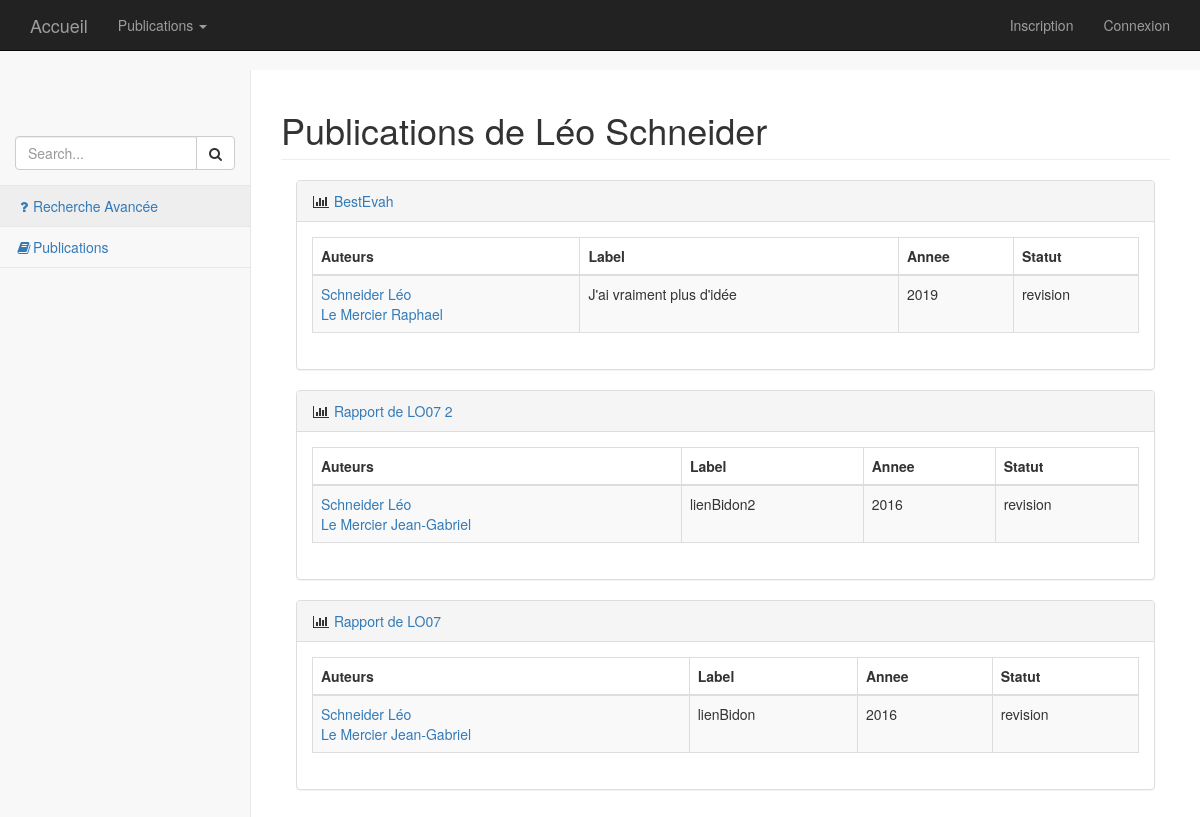
The page /index.php?controleur=publication&action=publicationsChercheur&id=23 on the database its author committed.
### tables this page shows
CREATE TABLE IF NOT EXISTS `Publication` (
  `id` int(11) NOT NULL AUTO_INCREMENT,
  `titre_article` varchar(500) NOT NULL,
  `reference_publication` varchar(500) NOT NULL,
  `annee` int(11) NOT NULL,
  `categorie` varchar(25) NOT NULL,
  `lieu` varchar(100) DEFAULT NULL,
  `statut` varchar(20) NOT NULL,
  `date_ajout` date NOT NULL,
  PRIMARY KEY (`id`)
);

CREATE TABLE IF NOT EXISTS `Auteur` (
  `id` int(11) NOT NULL AUTO_INCREMENT,
  `organisation` varchar(50) NOT NULL,
  `equipe` varchar(25) NOT NULL,
  `nom` varchar(25) NOT NULL,
  `prenom` varchar(25) NOT NULL,
  PRIMARY KEY (`id`)
);

### Controleur/ControleurPublication.php (called while the page is built, shortened)
<?php
	require_once 'Classes/Publication.php';
	require_once 'Classes/Chercheur.php';
        require_once 'Core/Controleur.php';
	class ControleurPublication extends Controleur{
            private $chercheur;
            public function __construct(){
                $this->chercheur = new Chercheur(null, 'nom', 'prenom', 'UTT', 'equipe');
            }
            public function publicationsChercheur(){
                try{
                    $idChercheur = $this->requete->getParametre('id');
                    $nomChercheur = $this->chercheur->getChercheur($idChercheur)->getNom();
                    $prenomChercheur = $this->chercheur->getChercheur($idChercheur)->getPrenom();
                    $titrePage = 'Publications de ' . $prenomChercheur . ' ' .$nomChercheur;
                    $donneesSpecifiques = array('publicationsAuteur' => $this->chercheur->getPublications($idChercheur), 'titrePage' => $titrePage);
                    $this->genererVue($donneesSpecifiques, "index");
                }
                catch(Exception $e){
                    $msgErreur = $e->getMessage();
                    $this->genererVue($msgErreur);
                }
            }
        }

### Core/Routeur.php (called while the page is built, shortened)
<?php
    require_once 'Core/Vue.php';
    require_once 'Requete.php';
    class Routeur{
        public function routerRequete(){
            try{
                $requete = new Requete(array_merge($_GET, $_POST));
                $controleur = $this->creerControleur($requete);
                $action = $this->creerAction($requete);
                $controleur->executerAction($action);
            }
            catch(Exception $e){
                $this->gererErreur($e);
            }
        }
        private function creerControleur(Requete $requete){
            $controleur = "Accueil";
            if($requete->existeParametre('controleur')){
                $controleur = $requete->getParametre('controleur');
                $controleur = ucfirst($controleur);
            }
            $classeControleur = 'Controleur' . $controleur;
            $fichierControleur = 'Controleur/' . $classeControleur . '.php';
            if(file_exists($fichierControleur)){
                $controleur = new $classeControleur();
                $controleur->setRequete($requete);
                return $controleur;
            }
            else{
                throw new Exception("Fichier '$fichierControleur' introuvable");
            }
        }
        private function creerAction(Requete $requete){
            $action = "index";
            if($requete->existeParametre('action')){
                $action = $requete->getParametre('action');
            }
            return $action;
        }
    }

### index.php (called while the page is built, shortened)
<?php
    require 'Core/Routeur.php';
    $routeur = new Routeur();
    $routeur->routerRequete();

### Core/Requete.php (called while the page is built, shortened)
<?php
    class Requete{
        private $parametres;
        public function __construct($parametres){
            $this->parametres = $parametres;
        }
        public function existeParametre($nom){
            return (isset($this->parametres[$nom]) && $this->parametres[$nom] != '');
        }
        public function getParametre($nom){
            if($this->existeParametre($nom)){
                return $this->parametres[$nom];
            }
            else{
                throw new Exception("Le parametre '$nom' absent de la requete");
            }
        }
    }

### Classes/Chercheur.php (called while the page is built, shortened)
<?php
    require_once 'Core/Modele.php';
    require_once 'Publication.php';
    class Chercheur extends Modele{
	private $id;
        private $nom;
	private $prenom;
        public function __construct ($id,$nom,$prenom,$organisation,$equipe){
		$this->id = $id;
		$this->nom = $nom;
		$this->prenom= $prenom;
        }
        public function getId(){return ($this->id);}
	public function getNom(){return ($this->nom);}
	public function getPrenom(){return ($this->prenom);}
	public function getPublications($idChercheur = null, $categorie = null, $annee = null, $laboratoire = null){
            $requete = $this->creerRequetePublication($idChercheur, $categorie, $annee, $laboratoire);
            $requeteSQL= $requete[0];
            $parametreRequetePublication = $requete[1];
            $reponsePublications = $this->executerRequete($requeteSQL, $parametreRequetePublication);
            while($donneesPublication = $reponsePublications->fetch()){
                $reqAuteurs = 'SELECT Auteur.* FROM redige, Auteur WHERE Auteur.id = redige.Auteur_id AND redige.Publication_id = ? ORDER BY redige.place';
                $reponseAuteurs = $this->executerRequete($reqAuteurs, array($donneesPublication['id']));
                $idAuteurs = array();
                while($donneesAuteurs = $reponseAuteurs->fetch()){
                    $idAuteurs[] = new Chercheur($donneesAuteurs['id'], $donneesAuteurs['nom'], $donneesAuteurs['prenom'], $donneesAuteurs['organisation'], $donneesAuteurs['equipe']);
                }
                $publications[] = new Publication($donneesPublication['id'], $idAuteurs, $donneesPublication['titre_article'], $donneesPublication['reference_publication'], $donneesPublication['annee'], $donneesPublication['statut'], $donneesPublication['categorie']);
            }
            if (empty($publications)){
                return null;
            }
            else{
                return $publications;
            }
	}
        public function getChercheur($id){
            $sql = 'SELECT * FROM Auteur WHERE id = ?';
            $resultat = $this->executerRequete($sql, array($id));
            $chercheurID = $resultat->fetch();
            $chercheur = new Chercheur($chercheurID['id'], $chercheurID['nom'], $chercheurID['prenom'], $chercheurID['organisation'], $chercheurID['equipe']);
            return $chercheur;
        }
        public function creerRequetePublication($idChercheur = null, $categorie = null, $annee = null, $laboratoire = null){
            $debutRequete = 'SELECT DISTINCT Publication.* ';
            $tablesRequete = 'FROM Publication';
            $conditionsRequete = ' WHERE ';
            $parametresRequete =array();
            if($idChercheur != null){
                $tablesRequete.= ', redige';
                $conditionsRequete .= 'Publication.id = redige.Publication_id AND redige.Auteur_id = ? AND ';
                $parametresRequete[] = $idChercheur;
            }
            $requeteSQL = $debutRequete . $tablesRequete . $conditionsRequete;
            $requeteSQL = substr($requeteSQL, 0, -4);
            $finRequete ='ORDER BY Publication.annee DESC';
            $requeteSQL .= $finRequete;
            $requete = array($requeteSQL, $parametresRequete);
            return $requete;
        }
    }

### Core/Modele.php (called while the page is built)
<?php
    require_once 'Configuration.php';
    abstract class Modele{
        private static $bdd;
        protected function executerRequete($sql, $params = null){
            if($params == null){
                $resultat = self::getBdd()->query($sql);
            }
            else{
                $resultat = self::getBdd()->prepare($sql);
                $resultat->execute($params);
            }
            return $resultat;
        }
        private static function getBdd(){
            if(self::$bdd == null){
                $dsn = Configuration::get("dsn");
                $login = Configuration::get("login");
                $mdp = Configuration::get("mdp");
                self::$bdd = new PDO($dsn, $login, $mdp,
                            array(PDO::ATTR_ERRMODE => PDO::ERRMODE_EXCEPTION));
            }
            return self::$bdd;
        }
    }

### Core/Configuration.php (called while the page is built)
<?php
    class Configuration{
        private static $parametres;
        public static function get($nom, $valeurDefaut = null){
            if(isset(self::getParametres()[$nom])){
                $valeur = self::getParametres()[$nom];
            }
            else{
                $valeur = $valeurDefaut;
            }
            return $valeur;
        }
        private static function getParametres(){
            if(self::$parametres == null){
                $cheminFichier = 'Config/prod.ini';
                if(!file_exists($cheminFichier)){
                    $cheminFichier = 'Config/dev.ini';
                }
                if(!file_exists($cheminFichier)){
                    throw new Exception('Aucun fichier de configuration trouvé');
                }
                else{
                    self::$parametres = parse_ini_file($cheminFichier);
                }
            }
            return self::$parametres;
        }
    }

### Classes/Publication.php (called while the page is built, shortened)
<?php
    require_once 'Core/Modele.php';
    class Publication extends Modele{
	private $id;
        private $auteurs = array();
        private $titre;
        private $ref;
        private $annee;
        private $statut;
        public function __construct($id, $auteurs, $titre, $ref, $annee, $statut, $type, $lieu =null) {
		$this->id = $id;
        	$this->auteurs = $auteurs;
		$this->titre = $titre;
		$this->ref = $ref;
		$this->annee = $annee;
		$this->statut = $statut;
        }
	public function getId(){return $this->id;}
        public function getAuteurs(){return $this->auteurs;}
        public function getTitre(){return $this->titre;}
        public function getRef(){return $this->ref;}
        public function getAnnee(){return $this->annee;}
        public function getStatut(){return $this->statut;}
    }

### Vue/Publication/index.php (the view, shortened to what this page needs)
<?php
    $this->stylesCss = '
    <link href="bootstrap/bower_components/metisMenu/dist/metisMenu.min.css" rel="stylesheet">
    <link href="bootstrap/dist/css/timeline.css" rel="stylesheet">
    <link href="bootstrap/dist/css/sb-admin-2.css" rel="stylesheet">
    <link href="bootstrap/bower_components/morrisjs/morris.css" rel="stylesheet">
    <link href="styles/css/Moncss.css" rel="stylesheet" type="text/css">';
?>
 <nav>
      <div class="navbar-default sidebar" role="navigation">
        <div class="sidebar-nav navbar-collapse">
          <ul class="nav" id="side-menu">
            <li class="sidebar-search">
              <div class="input-group custom-search-form">
                <input type="text" class="form-control" placeholder="Search...">
                <span class="input-group-btn">
                  <button class="btn btn-default" type="button">
                    <i class="fa fa-search"></i>
                  </button>
                </span>
              </div>
            </li>
            <li><a data-toggle="modal" data-target="#myModal"><i class="fa fa-question fa-fw"></i>Recherche Avancée</a></li>
            <li><a href="index.php?controleur=publicationCategorie"><i class="fa fa-book fa-fw"></i>Publications</a></li>
          </ul>
        </div>
      </div>
    </nav>
    <div id="page-wrapper">
      <div class="row">
        <div class="col-lg-12">
           <h1 class="page-header"><?= $titrePage ?></h1>
        </div>
      </div>
      <div id="contenu">
        <?php foreach($publicationsAuteur as $publication) :?>
            <div class="col-lg-12">
                <div class="panel panel-default">
                    <div class="panel-heading">
                        <i class="fa fa-bar-chart-o fa-fw"></i>
                            <a href= "index.php?controleur=publicationSpecifique&id=<?= $publication->getId()?>">
                                <?= $publication->getTitre() ?>
                            </a>
                </div>
                <div class="panel-body">
                    <div class="row">
                        <div class="col-lg-12">
                            <div class="table-responsive">
                                <table class="table table-bordered table-hover table-striped">
                                    <thead>
                                        <tr>
                                            <th>Auteurs</th>
                                            <th>Label</th>
                                            <th>Annee</th>
                                            <th>Statut</th>
                                        </tr>
                                    </thead>
                                    <tbody>
                                        <tr>
                                            <td>
                                                <?php foreach($publication->getAuteurs() as $auteur) :?>
                                                  <a href= "index.php?controleur=publication&action=publicationsChercheur&id=<?= $auteur->getId()?>">
                                                    <?php echo $auteur->getNom() . ' ' . $auteur->getPrenom() . ' </br>' ?>
                                                  </a>
                                                <?php endforeach; ?>
                                            </td>
                                            <td><?php echo $publication->getRef();?></td>
                                            <td><?php echo $publication->getAnnee();?></td>
                                            <td><?php echo $publication->getStatut();?></td>
                                        </tr>
                                    </tbody>
                                </table>
                            </div>
                        </div>
                        <div class="col-lg-12">
                        </div>
                    </div>
                </div>
            </div>
        </div>
<?php endforeach; ?>
      </div>
        <div class="row">
                <div class="col-lg-2">
                </div>
            </div>
    </div>

### rows shown on the page
publication: titre_article "BestEvah", reference_publication "J'ai vraiment plus d'idée", annee "2019", statut "revision"
auteur: nom "Schneider", prenom "Léo"
auteur: nom "Le Mercier", prenom "Raphael"
publication: titre_article "Rapport de LO07 2", reference_publication "lienBidon2", annee "2016", statut "revision"
auteur: nom "Le Mercier", prenom "Jean-Gabriel"
publication: titre_article "Rapport de LO07", reference_publication "lienBidon", annee "2016", statut "revision"

### other values the page prints
$titrePage "Publications de Léo Schneider"
